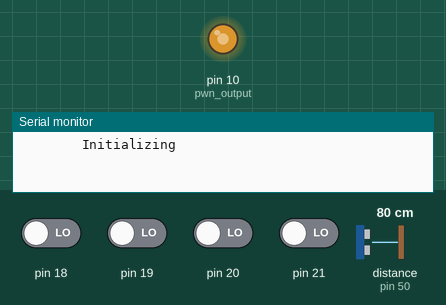
The sketch below on a simulated Arduino Mega 2560, built with avr-gcc and run on an emulated ATmega2560. On the bench: output pins drawn as LEDs (lit = HIGH), the last lines printed to the serial monitor. Wiring (inferred from the names in the program): ultrasonic range finder: trigger pin 50; echo pin 50. The inputs (shaded band) are chosen by the test bench; at power-on: pin 18–21 LOW, distance to the obstacle (sensor on pin 50) 80 cm. The echo pulse lasts 58.3 µs per cm.

Above: at 3.3 s.
3.4 s: distance to the obstacle (sensor on pin 50) set to 94 cm
At 4.5 s:
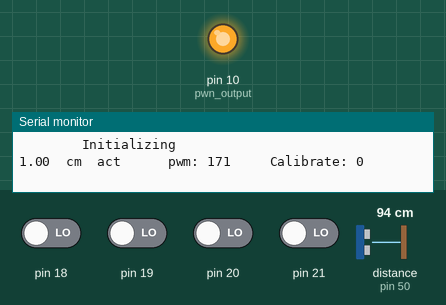
Timing chart, 0 to 12.4 s (numbered marks = the images above; inputs shaded):
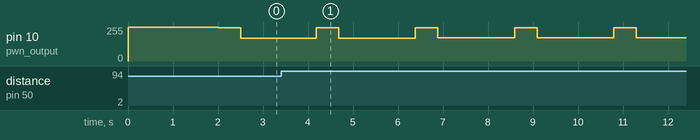

The sketch:

Main.ino
```cpp
int x, x0, index;
int calibrate;
const int num = 30;					// was 10
double height, actual_height, max_height, previous_height;
double previous_error, previous_time, current_time, change_in_time;
double error, kp, integral, ki, derivative, kd;
double total, average_height;
double readings[num];
long duration;			//try int**********
bool start;

void two()
{							// Because the Ultrasonic sensor is opposite to the fan
	height = 80.0; //70.0;  //(8 / 10)*(max_height);		// 20% of max height is 80% from the top down
}

void four()
{
	height = 60.0; //52.0; // (6 / 10)*max_height;		// 40% of max height is 60% from the top down
}

void six()
{
	height = 40.0; // 35.0; // (4 / 10)*max_height;		// 60% of max height is 40% from the top down
}

void eight()
{
	height = 20.0; //17.0;  // (2 / 10)*max_height; 		// 80% of max height is 20% from the top down
}

void setup()
{
	pinMode(10, OUTPUT);     		// pwn output

	attachInterrupt(2, two, RISING);   	// pin 21
	attachInterrupt(3, four, RISING);    	// pin 20
	attachInterrupt(4, six, RISING);    	// pin 19
	attachInterrupt(5, eight, RISING);    	// pin 18

	height = 40.0;
	actual_height = 0.0;
	max_height = 95.0;			//range in cm
	x = 0;
	x0 = 170;
	start = true;
	calibrate = 0;

	kp = 0.25;			// was 0.25 .. and before that was 0.1
	ki = 0.1;
	kd = 200.0;			// was 200

	error = 0.0;
	integral = 0.0;
	derivative = 0.0;

	previous_error = 0.0;
	previous_time = micros();

	//arduino.cc/en/Tutorial/Smoothing

	index = 0;			//index of current reading
	total = 0.0;			//current total
	average_height = 0.0;
	previous_height = 0.0;

	for (int reading = 0; reading < num; reading++) readings[reading] = 0;	 //initialises all 10 samples to 0

	Serial.begin(9600);    		// helps you keep track of the values
}

void loop()
{

	if (calibrate <= 9)
	{
		while (start == true)
		{
			x = 255;	//initial input
			Serial.println("        Initializing        ");
			analogWrite(10, x);
			delay(2000);

			x = x0;
			start = false;
		}

		if ((previous_height < 35) )
		{
			analogWrite(10, 250);
			delay(500);
			x++;
			calibrate=0;

		}
		else if ((previous_height > 80) )
		{
			analogWrite(10, 80);
			delay(200);
			x--;
			calibrate=0;
		}
		else if (average_height <= previous_height+1 && average_height >= previous_height-1) calibrate++;

		if (calibrate == 10)
		{
			x0 = x;
			Serial.print("        Calibrated        ");
			Serial.println(x0);
		}
	}

	previous_height = average_height;

	analogWrite(10, x);


	while (index < num)	//0-9
	{
		pinMode(50, OUTPUT);
		digitalWrite(50, LOW);		// Give a short LOW pulse beforehand to ensure a clean HIGH pulse
		delayMicroseconds(2);
		digitalWrite(50, HIGH);		// The PING is triggered by a HIGH pulse of 2 or more microseconds
		delayMicroseconds(5);
		digitalWrite(50, LOW);

		pinMode(50, INPUT);		// The same pin is used to read the signal from the PING
		duration = pulseIn(50, HIGH);
		actual_height = (max_height - (duration / 29 / 2));

		delay(50);
		readings[index] = actual_height;
		total += readings[index];
		index++;
	}

	average_height = (total / num);		//calculates average of 10 heights
	total = 0.0;
	index = 0;
	// time delay might hinder time based response, majority kp control
	current_time = micros();
	change_in_time = (current_time - previous_time);
	previous_time = current_time;

	error = (height - average_height);
	integral += (error / change_in_time);
	derivative = ((error - previous_error) / change_in_time);
	previous_error = error;

	if (calibrate >= 10)
	{

		if ((error <= 10) && (error >= -10))			// for steady state
		{
			x += kp*error + ki*integral + kd*derivative;	//pwm can only have 0-255 (int)
		}


		else if (error < -10)		// if the ball needs to go down
		{
			//analogWrite(10, (x0-40));		//want to make smoother
			analogWrite(10, 80);
			delay(average_height*1.5);			// was 150
			x = x0;
		}

		else if (error > 10)	// if ball needs to go up
		{
			//analogWrite(10, (x0 + 50));			//want to make smoother
			analogWrite(10, 255);
			delay(150+average_height*1.5);
			x = x0;
		}
if (average_height >91)
		{
		analogWrite(10, 80);
		delay(2500);
		}
		if (average_height <12)
		{
		analogWrite(10, 255);
		delay(1000);
		}
	}


	if (x > 255)
	{
		x = 255;
	}
	if (x < 1)
	{
		x = 1;
	}

	if (calibrate < 10)
	{
		Serial.print(actual_height);
		Serial.print("  cm  act      pwm: ");
		Serial.print(x);
		Serial.print("     Calibrate: ");
		Serial.println(calibrate);
	}

	if (calibrate >= 10)
	{
		Serial.print(actual_height);
		Serial.print("  cm act        ");
		Serial.print(height);
		Serial.print("  cm  set      pwm: ");
		Serial.println(x);
	}

	delay(10);

	//Serial.println (x);   		// control + shift + m
}
```
